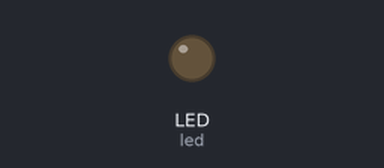
Recording of a program running on a simulated CircuitPython board. On the bench: output pins drawn as LEDs (lit = HIGH). Random numbers come from a fixed seed; USB keyboard and mouse output is not drawn.

Above: at 0.1 s.
At 10.0 s:
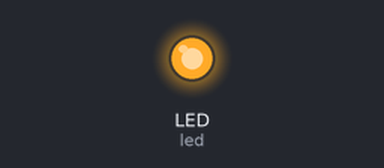
Timing chart, 0 to 11.5 s (numbered marks = the images above):
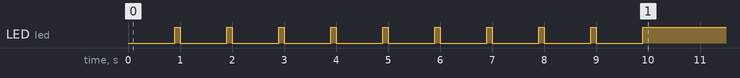

The program:

code.py
```python
import time
import board
import random
import math
from digitalio import DigitalInOut, Direction, Pull
import usb_hid
# from adafruit_hid.keyboard import Keyboard
# from adafruit_hid.keycode import Keycode
# from adafruit_hid.consumer_control import ConsumerControl
# from adafruit_hid.consumer_control_code import ConsumerControlCode
from adafruit_hid.keyboard_layout_us import KeyboardLayoutUS
from adafruit_hid.mouse import Mouse
from config import *

# remember to put in the library for adafruit_hid and digitalio into the rpi2040


mouse = Mouse(usb_hid.devices)
led = DigitalInOut(board.LED)
led.direction = Direction.OUTPUT
# kbd = Keyboard(usb_hid.devices)
# layout = KeyboardLayoutUS(kbd)

def rng_coords(max_dist = 100):
    # every 100 timesteps, go in a new direction
    # max_dist can be imagined as a rectangle in both directions, e.g 50 would mean 50 in up down left right, i.e 100 x 100 square
    curr_x = 0
    curr_y = 0

    while True:
        tgt_x = random.randint(-max_dist, max_dist)
        tgt_y = random.randint(-max_dist, max_dist)
        step_x = tgt_x / no_timesteps
        step_y = tgt_y / no_timesteps
        next_x = 0
        next_y = 0
        for _ in range(no_timesteps):
            curr_x += step_x
            curr_y += step_y

            rem_x = round(curr_x % 1, 2)
            div_x = curr_x // 1
            if abs(div_x) > 0:
                curr_x = rem_x
                next_x = div_x

            rem_y = round(curr_y % 1, 2)
            div_y = curr_y // 1
            if abs(div_y) > 0:
                curr_y = rem_y
                next_y = div_y

            yield [int(next_x), int(next_y)]

            next_x = 0
            next_y = 0


def circle_coords(diameter = 250):
    # use speed as linear speed in pix/s
    # convert speed from linear speed in pix/s to angular speed in rad/s
    # apparently circuitpython uses relative coords so this one is broke
    radius = diameter // 2
    angular_speed = speed / radius
    theta = 0

    # curr_x and curr_y store the previous position to calculate the relative distance to move
    curr_x = radius * math.cos(theta)
    curr_y = radius * math.cos(theta)

    # step_x and step_y store the accumulated distance to move
    step_x = 0
    step_y = 0

    # next_x and next_y store the output to move by
    next_x = 0
    next_y = 0

    while True:
        theta += angular_speed * timestep
        new_x = radius * math.cos(theta)
        new_y = radius * math.sin(theta)
        step_x += new_x - curr_x
        step_y += new_y - curr_y
        curr_x = new_x
        curr_y = new_y


        # if step has accumulated to be more than 1, then move by setting next_x and next_y
        rem_x = round(step_x % 1, 2)
        div_x = step_x // 1
        if abs(div_x) > 0:
            step_x = rem_x
            next_x = div_x

        rem_y = round(step_y % 1, 2)
        div_y = step_y // 1
        if abs(div_y) > 0:
            step_y = rem_y
            next_y = div_y


        yield [int(next_x), int(next_y)]
        next_x = 0
        next_y = 0


# mouse.move(x=-5000, y=5000)
# mouse.move(x=100, y=100)

if mode == 0:
    coords_gen = rng_coords(max_dist=jiggle_distance)

if mode == 1:
    coords_gen = circle_coords(diameter=circle_diameter)

for i in range(sleep_delay):
    led.value = False
    time.sleep(0.9)
    led.value = True
    time.sleep(0.1)

while True:
    next_x, next_y = next(coords_gen)
    mouse.move(x=next_x, y=next_y)
    time.sleep(timestep)


# layout.write()


#         led.value = True
#         layout.write(str(one))
#         mouse.click(Mouse.LEFT_BUTTON)
#         led.value = False
#         time.sleep(1.0)  # sleep timer
#         kbd.send(Keycode.BACKSPACE)
#     time.sleep(0.1)
#     kbd.send(Keycode.BACKSPACE)
#     layout.write(str(ten))
# time.sleep(0.1)
```

config.py
```python
# Speed of mouse movement, in pix/s, only applies to circle
speed = 1000
# timestep is 1/frequency of update in s, 0.01s = 10 ms is 100 updates per second
timestep = 0.01
# mode, 0 is rng, 1 is circle
mode = 0
# delay before jiggler starts in seconds
sleep_delay = 10
# rng jiggler config
jiggle_distance = 50
no_timesteps = 10 # how many timesteps before it changes direction, e.g if timestep is 0.01 and no_timestep is 100, every 1s it will change direction
# circle jiggler config
circle_diameter = 500
```
